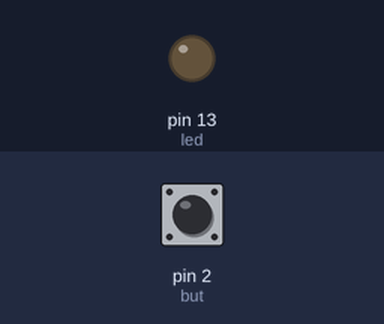
This sketch was run on a simulated Arduino Uno, built with avr-gcc and run on an emulated ATmega328P. On the bench: output pins drawn as LEDs (lit = HIGH). Inputs (shaded band) come from the test bench; at power-on: pin 2 (but) LOW.

Above: at 1.2 s.
1.3 s: pin 2 (but) pulled HIGH for 0.15 s
At 2.5 s:
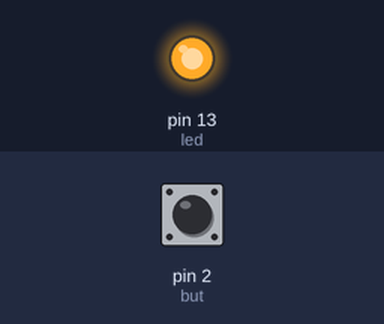
2.9 s: pin 2 (but) pulled HIGH for 1 s
At 3.9 s:
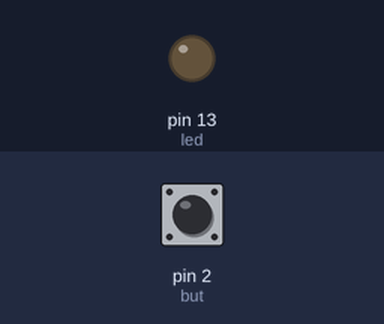
5.4 s: pin 2 (but) pulled HIGH for 3.2 s
At 5.8 s:
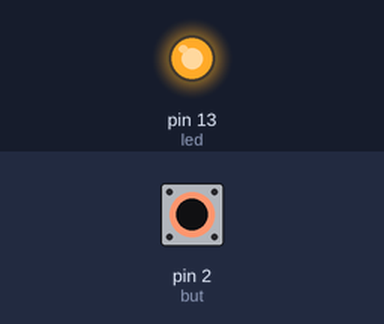
Timing chart, 0 to 8.4 s (numbered marks = the images above; inputs shaded):
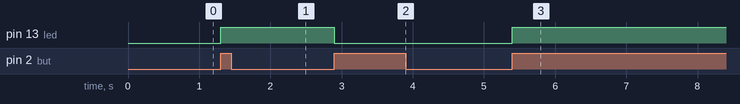

The sketch:

10G_Latch.ino
```cpp
// anti-minecraft bedwars player action
bool cur = LOW;
bool last = LOW;
bool on = 0;
int led = 13;
int but = 2;

void setup() {
  // put your setup code here, to run once:
  pinMode(led, OUTPUT);
  pinMode(but, INPUT);
}

void loop() {
  // put your main code here, to run repeatedly:
  cur = digitalRead(but);
  if(last == LOW && cur == HIGH)
  {
    on = !on;
  }
  digitalWrite(led, on );
  last = cur;
}
```

Measured:
- after the input at 1.3 s, pin 13 (led): LOW → HIGH at once
- after the input at 2.9 s, pin 13 (led): HIGH → LOW at once
- after the input at 5.4 s, pin 13 (led): LOW → HIGH at once
